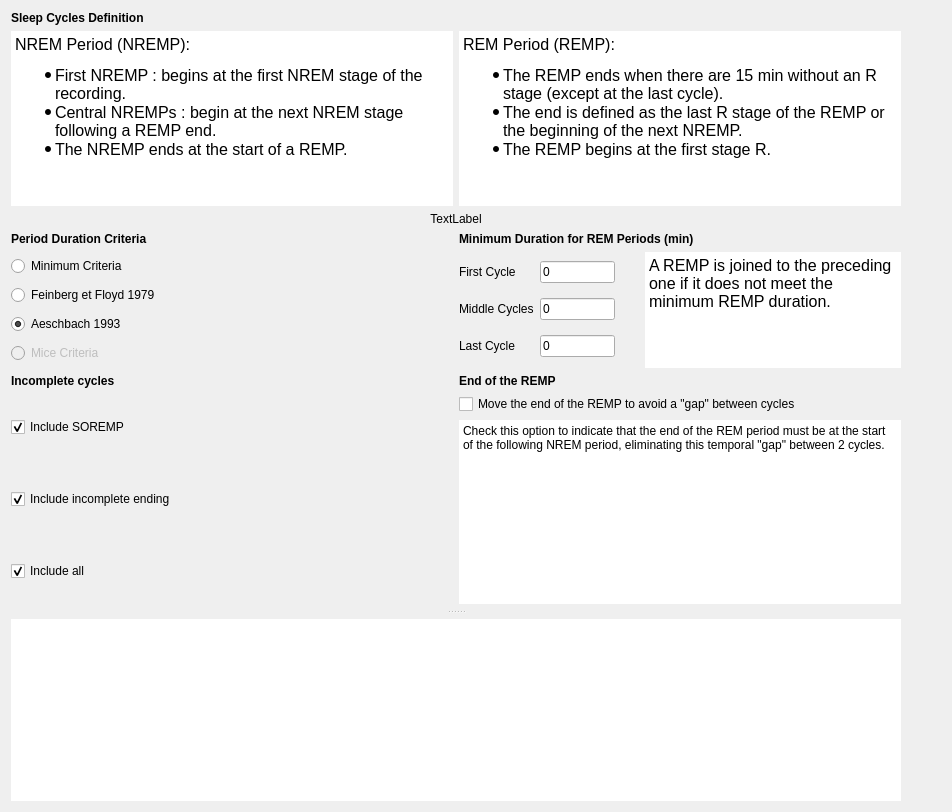
<?xml version="1.0" encoding="UTF-8"?>
<ui version="4.0">
 <class>SleepCyclesDelimiterSettingsView</class>
 <widget class="QWidget" name="SleepCyclesDelimiterSettingsView">
  <property name="geometry">
   <rect>
    <x>0</x>
    <y>0</y>
    <width>952</width>
    <height>812</height>
   </rect>
  </property>
  <property name="windowTitle">
   <string>Form</string>
  </property>
  <layout class="QHBoxLayout" name="horizontalLayout_2">
   <item>
    <widget class="QSplitter" name="splitter">
     <property name="orientation">
      <enum>Qt::Orientation::Vertical</enum>
     </property>
     <property name="handleWidth">
      <number>15</number>
     </property>
     <widget class="QWidget" name="layoutWidget">
      <layout class="QVBoxLayout" name="verticalLayout_3">
       <item>
        <widget class="QLabel" name="label_2">
         <property name="font">
          <font>
           <italic>false</italic>
           <bold>false</bold>
          </font>
         </property>
         <property name="text">
          <string>&lt;html&gt;&lt;head/&gt;&lt;body&gt;&lt;p&gt;&lt;span style=&quot; font-weight:600;&quot;&gt;Sleep Cycles Definition&lt;/span&gt;&lt;/p&gt;&lt;/body&gt;&lt;/html&gt;</string>
         </property>
        </widget>
       </item>
       <item>
        <layout class="QHBoxLayout" name="horizontalLayout_3">
         <property name="sizeConstraint">
          <enum>QLayout::SizeConstraint::SetNoConstraint</enum>
         </property>
         <item>
          <widget class="QTextEdit" name="textEdit">
           <property name="minimumSize">
            <size>
             <width>330</width>
             <height>175</height>
            </size>
           </property>
           <property name="maximumSize">
            <size>
             <width>16777215</width>
             <height>16777215</height>
            </size>
           </property>
           <property name="styleSheet">
            <string notr="true"/>
           </property>
           <property name="frameShape">
            <enum>QFrame::Shape::NoFrame</enum>
           </property>
           <property name="frameShadow">
            <enum>QFrame::Shadow::Plain</enum>
           </property>
           <property name="lineWidth">
            <number>0</number>
           </property>
           <property name="readOnly">
            <bool>true</bool>
           </property>
           <property name="html">
            <string>&lt;!DOCTYPE HTML PUBLIC &quot;-//W3C//DTD HTML 4.0//EN&quot; &quot;http://www.w3.org/TR/REC-html40/strict.dtd&quot;&gt;
&lt;html&gt;&lt;head&gt;&lt;meta name=&quot;qrichtext&quot; content=&quot;1&quot; /&gt;&lt;meta charset=&quot;utf-8&quot; /&gt;&lt;style type=&quot;text/css&quot;&gt;
p, li { white-space: pre-wrap; }
hr { height: 1px; border-width: 0; }
li.unchecked::marker { content: &quot;\2610&quot;; }
li.checked::marker { content: &quot;\2612&quot;; }
&lt;/style&gt;&lt;/head&gt;&lt;body style=&quot; font-size:12pt; font-weight:400; font-style:normal;&quot;&gt;
&lt;p style=&quot; margin-top:0px; margin-bottom:0px; margin-left:0px; margin-right:0px; -qt-block-indent:0; text-indent:0px;&quot;&gt;NREM Period (NREMP):&lt;/p&gt;
&lt;ul style=&quot;margin-top: 0px; margin-bottom: 0px; margin-left: 0px; margin-right: 0px; -qt-list-indent: 1;&quot;&gt;
&lt;li style=&quot; margin-top:12px; margin-bottom:0px; margin-left:0px; margin-right:0px; -qt-block-indent:0; text-indent:0px;&quot;&gt;First NREMP : begins at the first NREM stage of the recording.&lt;/li&gt;
&lt;li style=&quot; margin-top:0px; margin-bottom:0px; margin-left:0px; margin-right:0px; -qt-block-indent:0; text-indent:0px;&quot;&gt;Central NREMPs : begin at the next NREM stage following a REMP end.&lt;/li&gt;
&lt;li style=&quot; margin-top:0px; margin-bottom:12px; margin-left:0px; margin-right:0px; -qt-block-indent:0; text-indent:0px;&quot;&gt;The NREMP ends at the start of a REMP.&lt;/li&gt;&lt;/ul&gt;&lt;/body&gt;&lt;/html&gt;</string>
           </property>
          </widget>
         </item>
         <item>
          <widget class="QTextEdit" name="textEdit_3">
           <property name="minimumSize">
            <size>
             <width>330</width>
             <height>175</height>
            </size>
           </property>
           <property name="maximumSize">
            <size>
             <width>16777215</width>
             <height>16777215</height>
            </size>
           </property>
           <property name="styleSheet">
            <string notr="true"/>
           </property>
           <property name="frameShape">
            <enum>QFrame::Shape::NoFrame</enum>
           </property>
           <property name="frameShadow">
            <enum>QFrame::Shadow::Plain</enum>
           </property>
           <property name="lineWidth">
            <number>0</number>
           </property>
           <property name="readOnly">
            <bool>true</bool>
           </property>
           <property name="html">
            <string>&lt;!DOCTYPE HTML PUBLIC &quot;-//W3C//DTD HTML 4.0//EN&quot; &quot;http://www.w3.org/TR/REC-html40/strict.dtd&quot;&gt;
&lt;html&gt;&lt;head&gt;&lt;meta name=&quot;qrichtext&quot; content=&quot;1&quot; /&gt;&lt;meta charset=&quot;utf-8&quot; /&gt;&lt;style type=&quot;text/css&quot;&gt;
p, li { white-space: pre-wrap; }
hr { height: 1px; border-width: 0; }
li.unchecked::marker { content: &quot;\2610&quot;; }
li.checked::marker { content: &quot;\2612&quot;; }
&lt;/style&gt;&lt;/head&gt;&lt;body style=&quot; font-size:12pt; font-weight:400; font-style:normal;&quot;&gt;
&lt;p style=&quot; margin-top:0px; margin-bottom:0px; margin-left:0px; margin-right:0px; -qt-block-indent:0; text-indent:0px;&quot;&gt;REM Period (REMP):&lt;/p&gt;
&lt;ul style=&quot;margin-top: 0px; margin-bottom: 0px; margin-left: 0px; margin-right: 0px; -qt-list-indent: 1;&quot;&gt;
&lt;li style=&quot; margin-top:12px; margin-bottom:0px; margin-left:0px; margin-right:0px; -qt-block-indent:0; text-indent:0px;&quot;&gt;The REMP ends when there are 15 min without an R stage (except at the last cycle).&lt;/li&gt;
&lt;li style=&quot; margin-top:0px; margin-bottom:0px; margin-left:0px; margin-right:0px; -qt-block-indent:0; text-indent:0px;&quot;&gt;The end is defined as the last R stage of the REMP or the beginning of the next NREMP.&lt;/li&gt;
&lt;li style=&quot; margin-top:0px; margin-bottom:12px; margin-left:0px; margin-right:0px; -qt-block-indent:0; text-indent:0px;&quot;&gt;The REMP begins at the first stage R.&lt;/li&gt;&lt;/ul&gt;&lt;/body&gt;&lt;/html&gt;</string>
           </property>
          </widget>
         </item>
        </layout>
       </item>
       <item>
        <widget class="QLabel" name="image">
         <property name="text">
          <string>TextLabel</string>
         </property>
         <property name="alignment">
          <set>Qt::AlignmentFlag::AlignCenter</set>
         </property>
        </widget>
       </item>
       <item>
        <layout class="QGridLayout" name="gridLayout">
         <property name="sizeConstraint">
          <enum>QLayout::SizeConstraint::SetMaximumSize</enum>
         </property>
         <item row="3" column="0">
          <layout class="QVBoxLayout" name="verticalLayout_2">
           <item>
            <widget class="QCheckBox" name="checkBox_incl_SOREMP">
             <property name="sizePolicy">
              <sizepolicy hsizetype="Expanding" vsizetype="Expanding">
               <horstretch>0</horstretch>
               <verstretch>0</verstretch>
              </sizepolicy>
             </property>
             <property name="maximumSize">
              <size>
               <width>16777215</width>
               <height>16777215</height>
              </size>
             </property>
             <property name="toolTip">
              <string>Check to include incomplete cycle because of SOREMP (Sleep Onset in REMP).</string>
             </property>
             <property name="text">
              <string>Include SOREMP</string>
             </property>
             <property name="checked">
              <bool>true</bool>
             </property>
            </widget>
           </item>
           <item>
            <widget class="QCheckBox" name="checkBox_incl_last">
             <property name="sizePolicy">
              <sizepolicy hsizetype="Expanding" vsizetype="Expanding">
               <horstretch>0</horstretch>
               <verstretch>0</verstretch>
              </sizepolicy>
             </property>
             <property name="minimumSize">
              <size>
               <width>0</width>
               <height>0</height>
              </size>
             </property>
             <property name="maximumSize">
              <size>
               <width>16777215</width>
               <height>16777215</height>
              </size>
             </property>
             <property name="toolTip">
              <string>Check to include the last cycle even if incomplete.</string>
             </property>
             <property name="text">
              <string>Include incomplete ending</string>
             </property>
             <property name="checked">
              <bool>true</bool>
             </property>
            </widget>
           </item>
           <item>
            <widget class="QCheckBox" name="checkBox_incl_all">
             <property name="sizePolicy">
              <sizepolicy hsizetype="Expanding" vsizetype="Expanding">
               <horstretch>0</horstretch>
               <verstretch>0</verstretch>
              </sizepolicy>
             </property>
             <property name="toolTip">
              <string>Check to include any incomplete cycles even middle sleep cycles.</string>
             </property>
             <property name="text">
              <string>Include all</string>
             </property>
             <property name="checked">
              <bool>true</bool>
             </property>
            </widget>
           </item>
          </layout>
         </item>
         <item row="2" column="1">
          <widget class="QLabel" name="label_6">
           <property name="font">
            <font>
             <italic>false</italic>
             <bold>false</bold>
            </font>
           </property>
           <property name="text">
            <string>&lt;html&gt;&lt;head/&gt;&lt;body&gt;&lt;p&gt;&lt;span style=&quot; font-weight:600;&quot;&gt;End of the REMP&lt;/span&gt;&lt;/p&gt;&lt;/body&gt;&lt;/html&gt;</string>
           </property>
          </widget>
         </item>
         <item row="1" column="0">
          <layout class="QVBoxLayout" name="verticalLayout">
           <property name="sizeConstraint">
            <enum>QLayout::SizeConstraint::SetNoConstraint</enum>
           </property>
           <item>
            <widget class="QRadioButton" name="radioButton_Min">
             <property name="maximumSize">
              <size>
               <width>16777215</width>
               <height>18</height>
              </size>
             </property>
             <property name="text">
              <string>Minimum Criteria</string>
             </property>
             <property name="checked">
              <bool>false</bool>
             </property>
            </widget>
           </item>
           <item>
            <widget class="QRadioButton" name="radioButton_Floyd">
             <property name="minimumSize">
              <size>
               <width>160</width>
               <height>0</height>
              </size>
             </property>
             <property name="maximumSize">
              <size>
               <width>350</width>
               <height>18</height>
              </size>
             </property>
             <property name="text">
              <string>Feinberg et Floyd 1979</string>
             </property>
             <property name="checked">
              <bool>false</bool>
             </property>
            </widget>
           </item>
           <item>
            <widget class="QRadioButton" name="radioButton_Aesch">
             <property name="maximumSize">
              <size>
               <width>16777215</width>
               <height>18</height>
              </size>
             </property>
             <property name="text">
              <string>Aeschbach 1993</string>
             </property>
             <property name="checked">
              <bool>true</bool>
             </property>
            </widget>
           </item>
           <item>
            <widget class="QRadioButton" name="radioButton_Mice">
             <property name="enabled">
              <bool>false</bool>
             </property>
             <property name="maximumSize">
              <size>
               <width>16777215</width>
               <height>18</height>
              </size>
             </property>
             <property name="text">
              <string>Mice Criteria</string>
             </property>
            </widget>
           </item>
          </layout>
         </item>
         <item row="0" column="1">
          <widget class="QLabel" name="label_4">
           <property name="font">
            <font>
             <italic>false</italic>
             <bold>false</bold>
            </font>
           </property>
           <property name="text">
            <string>&lt;html&gt;&lt;head/&gt;&lt;body&gt;&lt;p&gt;&lt;span style=&quot; font-weight:600;&quot;&gt;Minimum Duration for REM Periods (min)&lt;/span&gt;&lt;/p&gt;&lt;/body&gt;&lt;/html&gt;</string>
           </property>
          </widget>
         </item>
         <item row="0" column="0">
          <widget class="QLabel" name="label_3">
           <property name="font">
            <font>
             <italic>false</italic>
             <bold>false</bold>
            </font>
           </property>
           <property name="text">
            <string>&lt;html&gt;&lt;head/&gt;&lt;body&gt;&lt;p&gt;&lt;span style=&quot; font-weight:600;&quot;&gt;Period Duration Criteria&lt;/span&gt;&lt;/p&gt;&lt;/body&gt;&lt;/html&gt;</string>
           </property>
          </widget>
         </item>
         <item row="2" column="0">
          <widget class="QLabel" name="label_5">
           <property name="maximumSize">
            <size>
             <width>16777215</width>
             <height>16777215</height>
            </size>
           </property>
           <property name="font">
            <font>
             <italic>false</italic>
             <bold>false</bold>
            </font>
           </property>
           <property name="text">
            <string>&lt;html&gt;&lt;head/&gt;&lt;body&gt;&lt;p&gt;&lt;span style=&quot; font-weight:600;&quot;&gt;Incomplete cycles&lt;/span&gt;&lt;/p&gt;&lt;/body&gt;&lt;/html&gt;</string>
           </property>
          </widget>
         </item>
         <item row="3" column="1">
          <layout class="QVBoxLayout" name="verticalLayout_5">
           <item>
            <widget class="QCheckBox" name="mv_end_checkBox">
             <property name="sizePolicy">
              <sizepolicy hsizetype="Expanding" vsizetype="Expanding">
               <horstretch>0</horstretch>
               <verstretch>0</verstretch>
              </sizepolicy>
             </property>
             <property name="styleSheet">
              <string notr="true"/>
             </property>
             <property name="text">
              <string>Move the end of the REMP to avoid a &quot;gap&quot; between cycles</string>
             </property>
             <property name="checkable">
              <bool>true</bool>
             </property>
            </widget>
           </item>
           <item>
            <widget class="QPlainTextEdit" name="plainTextEdit">
             <property name="frameShape">
              <enum>QFrame::Shape::NoFrame</enum>
             </property>
             <property name="frameShadow">
              <enum>QFrame::Shadow::Plain</enum>
             </property>
             <property name="lineWidth">
              <number>0</number>
             </property>
             <property name="readOnly">
              <bool>true</bool>
             </property>
             <property name="plainText">
              <string>Check this option to indicate that the end of the REM period must be at the start of the following NREM period, eliminating this temporal &quot;gap&quot; between 2 cycles.</string>
             </property>
            </widget>
           </item>
          </layout>
         </item>
         <item row="1" column="1">
          <layout class="QHBoxLayout" name="horizontalLayout">
           <item>
            <layout class="QFormLayout" name="formLayout">
             <item row="0" column="0">
              <widget class="QLabel" name="label_9">
               <property name="sizePolicy">
                <sizepolicy hsizetype="Preferred" vsizetype="Expanding">
                 <horstretch>0</horstretch>
                 <verstretch>0</verstretch>
                </sizepolicy>
               </property>
               <property name="minimumSize">
                <size>
                 <width>0</width>
                 <height>0</height>
                </size>
               </property>
               <property name="maximumSize">
                <size>
                 <width>16777215</width>
                 <height>18</height>
                </size>
               </property>
               <property name="text">
                <string>First Cycle</string>
               </property>
              </widget>
             </item>
             <item row="0" column="1">
              <widget class="QLineEdit" name="minL_REM_first_lineEdit">
               <property name="enabled">
                <bool>true</bool>
               </property>
               <property name="maximumSize">
                <size>
                 <width>75</width>
                 <height>16777215</height>
                </size>
               </property>
               <property name="styleSheet">
                <string notr="true"/>
               </property>
               <property name="text">
                <string>0</string>
               </property>
               <property name="readOnly">
                <bool>false</bool>
               </property>
              </widget>
             </item>
             <item row="1" column="0">
              <widget class="QLabel" name="label_8">
               <property name="sizePolicy">
                <sizepolicy hsizetype="Expanding" vsizetype="Expanding">
                 <horstretch>0</horstretch>
                 <verstretch>0</verstretch>
                </sizepolicy>
               </property>
               <property name="minimumSize">
                <size>
                 <width>0</width>
                 <height>0</height>
                </size>
               </property>
               <property name="maximumSize">
                <size>
                 <width>16777215</width>
                 <height>18</height>
                </size>
               </property>
               <property name="text">
                <string>Middle Cycles</string>
               </property>
              </widget>
             </item>
             <item row="1" column="1">
              <widget class="QLineEdit" name="minL_REM_mid_lineEdit">
               <property name="enabled">
                <bool>true</bool>
               </property>
               <property name="maximumSize">
                <size>
                 <width>75</width>
                 <height>16777215</height>
                </size>
               </property>
               <property name="styleSheet">
                <string notr="true"/>
               </property>
               <property name="text">
                <string>0</string>
               </property>
               <property name="readOnly">
                <bool>false</bool>
               </property>
              </widget>
             </item>
             <item row="2" column="0">
              <widget class="QLabel" name="label_7">
               <property name="sizePolicy">
                <sizepolicy hsizetype="Expanding" vsizetype="Expanding">
                 <horstretch>0</horstretch>
                 <verstretch>0</verstretch>
                </sizepolicy>
               </property>
               <property name="minimumSize">
                <size>
                 <width>0</width>
                 <height>0</height>
                </size>
               </property>
               <property name="maximumSize">
                <size>
                 <width>16777215</width>
                 <height>18</height>
                </size>
               </property>
               <property name="text">
                <string>Last Cycle</string>
               </property>
              </widget>
             </item>
             <item row="2" column="1">
              <widget class="QLineEdit" name="minL_REM_last_lineEdit">
               <property name="enabled">
                <bool>true</bool>
               </property>
               <property name="maximumSize">
                <size>
                 <width>75</width>
                 <height>16777215</height>
                </size>
               </property>
               <property name="styleSheet">
                <string notr="true"/>
               </property>
               <property name="text">
                <string>0</string>
               </property>
               <property name="readOnly">
                <bool>false</bool>
               </property>
              </widget>
             </item>
            </layout>
           </item>
           <item>
            <widget class="QTextEdit" name="textEdit_4">
             <property name="maximumSize">
              <size>
               <width>16777215</width>
               <height>125</height>
              </size>
             </property>
             <property name="styleSheet">
              <string notr="true"/>
             </property>
             <property name="frameShape">
              <enum>QFrame::Shape::NoFrame</enum>
             </property>
             <property name="frameShadow">
              <enum>QFrame::Shadow::Plain</enum>
             </property>
             <property name="lineWidth">
              <number>0</number>
             </property>
             <property name="readOnly">
              <bool>true</bool>
             </property>
             <property name="html">
              <string>&lt;!DOCTYPE HTML PUBLIC &quot;-//W3C//DTD HTML 4.0//EN&quot; &quot;http://www.w3.org/TR/REC-html40/strict.dtd&quot;&gt;
&lt;html&gt;&lt;head&gt;&lt;meta name=&quot;qrichtext&quot; content=&quot;1&quot; /&gt;&lt;meta charset=&quot;utf-8&quot; /&gt;&lt;style type=&quot;text/css&quot;&gt;
p, li { white-space: pre-wrap; }
hr { height: 1px; border-width: 0; }
li.unchecked::marker { content: &quot;\2610&quot;; }
li.checked::marker { content: &quot;\2612&quot;; }
&lt;/style&gt;&lt;/head&gt;&lt;body style=&quot; font-size:12pt; font-weight:400; font-style:normal;&quot;&gt;
&lt;p style=&quot; margin-top:0px; margin-bottom:0px; margin-left:0px; margin-right:0px; -qt-block-indent:0; text-indent:0px;&quot;&gt;A REMP is joined to the preceding one if it does not meet the minimum REMP duration.&lt;/p&gt;&lt;/body&gt;&lt;/html&gt;</string>
             </property>
            </widget>
           </item>
          </layout>
         </item>
        </layout>
       </item>
      </layout>
     </widget>
     <widget class="QWidget" name="layoutWidget">
      <layout class="QVBoxLayout" name="verticalLayout_4">
       <item>
        <widget class="QTextBrowser" name="textBrowser">
         <property name="sizePolicy">
          <sizepolicy hsizetype="Expanding" vsizetype="Expanding">
           <horstretch>0</horstretch>
           <verstretch>0</verstretch>
          </sizepolicy>
         </property>
         <property name="styleSheet">
          <string notr="true"/>
         </property>
         <property name="frameShape">
          <enum>QFrame::Shape::NoFrame</enum>
         </property>
         <property name="frameShadow">
          <enum>QFrame::Shadow::Plain</enum>
         </property>
         <property name="lineWidth">
          <number>0</number>
         </property>
         <property name="readOnly">
          <bool>true</bool>
         </property>
         <property name="html">
          <string>&lt;!DOCTYPE HTML PUBLIC &quot;-//W3C//DTD HTML 4.0//EN&quot; &quot;http://www.w3.org/TR/REC-html40/strict.dtd&quot;&gt;
&lt;html&gt;&lt;head&gt;&lt;meta name=&quot;qrichtext&quot; content=&quot;1&quot; /&gt;&lt;meta charset=&quot;utf-8&quot; /&gt;&lt;style type=&quot;text/css&quot;&gt;
p, li { white-space: pre-wrap; }
hr { height: 1px; border-width: 0; }
li.unchecked::marker { content: &quot;\2610&quot;; }
li.checked::marker { content: &quot;\2612&quot;; }
&lt;/style&gt;&lt;/head&gt;&lt;body style=&quot; font-size:12pt; font-weight:400; font-style:normal;&quot;&gt;
&lt;p style=&quot;-qt-paragraph-type:empty; margin-top:0px; margin-bottom:0px; margin-left:0px; margin-right:0px; -qt-block-indent:0; text-indent:0px;&quot;&gt;&lt;br /&gt;&lt;/p&gt;&lt;/body&gt;&lt;/html&gt;</string>
         </property>
         <property name="openExternalLinks">
          <bool>true</bool>
         </property>
         <property name="openLinks">
          <bool>true</bool>
         </property>
        </widget>
       </item>
      </layout>
     </widget>
    </widget>
   </item>
   <item>
    <spacer name="horizontalSpacer">
     <property name="orientation">
      <enum>Qt::Orientation::Horizontal</enum>
     </property>
     <property name="sizeType">
      <enum>QSizePolicy::Policy::Minimum</enum>
     </property>
     <property name="sizeHint" stdset="0">
      <size>
       <width>40</width>
       <height>20</height>
      </size>
     </property>
    </spacer>
   </item>
  </layout>
 </widget>
 <resources>
  <include location="../../../../snooz-toolbox-ceams/src/main/python/ui/themes/themes.qrc"/>
 </resources>
 <connections>
  <connection>
   <sender>radioButton_Aesch</sender>
   <signal>clicked()</signal>
   <receiver>SleepCyclesDelimiterSettingsView</receiver>
   <slot>on_options_changed()</slot>
   <hints>
    <hint type="sourcelabel">
     <x>83</x>
     <y>98</y>
    </hint>
    <hint type="destinationlabel">
     <x>333</x>
     <y>277</y>
    </hint>
   </hints>
  </connection>
  <connection>
   <sender>radioButton_Min</sender>
   <signal>clicked()</signal>
   <receiver>SleepCyclesDelimiterSettingsView</receiver>
   <slot>on_options_changed()</slot>
   <hints>
    <hint type="sourcelabel">
     <x>83</x>
     <y>81</y>
    </hint>
    <hint type="destinationlabel">
     <x>333</x>
     <y>277</y>
    </hint>
   </hints>
  </connection>
  <connection>
   <sender>radioButton_Floyd</sender>
   <signal>clicked()</signal>
   <receiver>SleepCyclesDelimiterSettingsView</receiver>
   <slot>on_options_changed()</slot>
   <hints>
    <hint type="sourcelabel">
     <x>83</x>
     <y>115</y>
    </hint>
    <hint type="destinationlabel">
     <x>333</x>
     <y>277</y>
    </hint>
   </hints>
  </connection>
  <connection>
   <sender>radioButton_Mice</sender>
   <signal>clicked()</signal>
   <receiver>SleepCyclesDelimiterSettingsView</receiver>
   <slot>on_options_changed()</slot>
   <hints>
    <hint type="sourcelabel">
     <x>83</x>
     <y>149</y>
    </hint>
    <hint type="destinationlabel">
     <x>333</x>
     <y>277</y>
    </hint>
   </hints>
  </connection>
  <connection>
   <sender>checkBox_incl_all</sender>
   <signal>clicked()</signal>
   <receiver>SleepCyclesDelimiterSettingsView</receiver>
   <slot>include_incomplete_cycle_slot()</slot>
   <hints>
    <hint type="sourcelabel">
     <x>119</x>
     <y>636</y>
    </hint>
    <hint type="destinationlabel">
     <x>516</x>
     <y>436</y>
    </hint>
   </hints>
  </connection>
  <connection>
   <sender>checkBox_incl_SOREMP</sender>
   <signal>clicked()</signal>
   <receiver>SleepCyclesDelimiterSettingsView</receiver>
   <slot>include_SOREMP_slot()</slot>
   <hints>
    <hint type="sourcelabel">
     <x>119</x>
     <y>554</y>
    </hint>
    <hint type="destinationlabel">
     <x>516</x>
     <y>436</y>
    </hint>
   </hints>
  </connection>
  <connection>
   <sender>checkBox_incl_last</sender>
   <signal>clicked()</signal>
   <receiver>SleepCyclesDelimiterSettingsView</receiver>
   <slot>include_last_incomplete_slot()</slot>
   <hints>
    <hint type="sourcelabel">
     <x>119</x>
     <y>595</y>
    </hint>
    <hint type="destinationlabel">
     <x>516</x>
     <y>436</y>
    </hint>
   </hints>
  </connection>
 </connections>
 <slots>
  <slot>on_options_changed()</slot>
  <slot>include_incomplete_cycle_slot()</slot>
  <slot>include_last_incomplete_slot()</slot>
  <slot>include_SOREMP_slot()</slot>
 </slots>
</ui>
